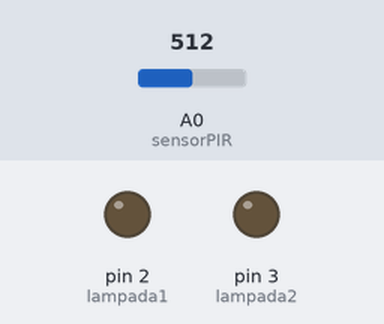
Recording of a sketch running on a simulated Arduino Uno, built with avr-gcc and run on an emulated ATmega328P. On the bench: output pins drawn as LEDs (lit = HIGH). The inputs (shaded band) are chosen by the test bench; at power-on: A0 (sensorPIR) = 512.

Above: at 1.8 s.
1.9 s: A0 (sensorPIR) set to 106
3.4 s: A0 (sensorPIR) set to 95
At 4.3 s:
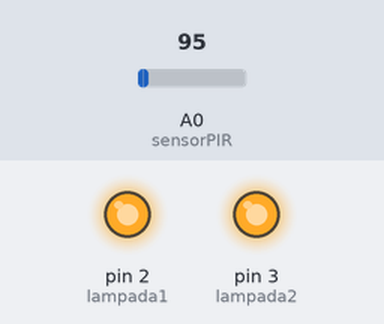
5.5 s: A0 (sensorPIR) set to 122
At 7.1 s:
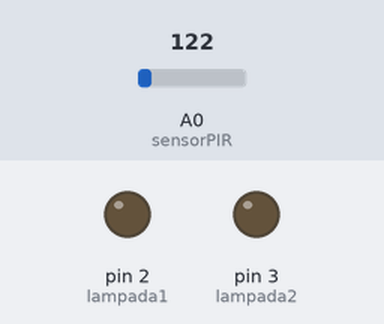
7.5 s: A0 (sensorPIR) set to 90
At 8.6 s:
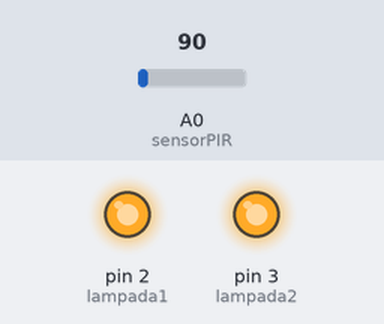
Timing chart, 0 to 10.5 s (numbered marks = the images above; inputs shaded):
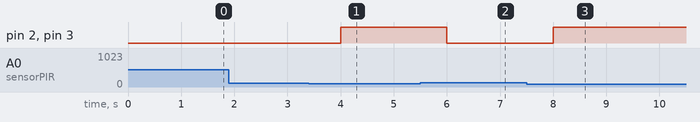

The sketch:

Codigo.ino
```cpp
const int sensorPIR = A0;
const int lampada1 = 2;
const int lampada2 = 3;

void setup() {
  pinMode(sensorPIR, INPUT);
  pinMode(lampada1, OUTPUT);
  pinMode(lampada2, OUTPUT);
}

void loop() {
  int valorSensorLuz = analogRead(sensorPIR);
  if (valorSensorLuz < 100) {
    digitalWrite(lampada1, HIGH);
    digitalWrite(lampada2, HIGH);
  } else {
    digitalWrite(lampada1, LOW);
    digitalWrite(lampada2, LOW);
  }
  delay(1000);
}
```

Measured:
- the behaviour switches between 100 and 99 on A0 (sensorPIR) (found by bisection; images 0 and 1)
- after the input at 1.9 s, every drawn part: stays the same
- after the input at 3.4 s, pin 2 (lampada1), pin 3 (lampada2): LOW → HIGH after 0.60 s
- after the input at 5.5 s, pin 2 (lampada1), pin 3 (lampada2): HIGH → LOW after 0.50 s
- after the input at 7.5 s, pin 2 (lampada1), pin 3 (lampada2): LOW → HIGH after 0.50 s
